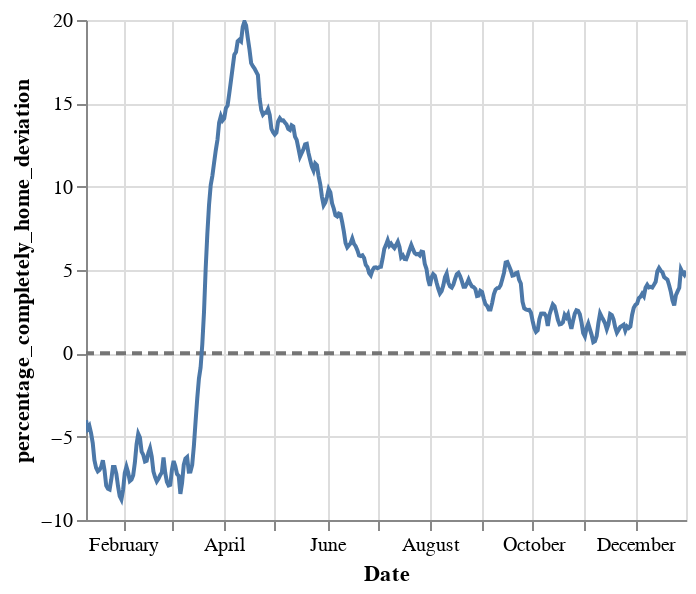

The notebook cell saved with this chart:
### Code cell
#Visualising mobility

title = '{} {}'.format(city,year)
chart = alt.Chart(grouped_rolling.reset_index()).mark_line().encode(
    x=alt.X('date', title='Date'),
    y=alt.Y('percentage_completely_home_deviation', type='quantitative')
).properties(
    width=300,
    height=250
)

line = alt.Chart(pd.DataFrame({'percentage_completely_home_deviation':[0]})).mark_rule(color='#757575',strokeDash=[5,3], size=2).encode(
    y='percentage_completely_home_deviation',
    # color=alt.value("#757575"),
    size=alt.value(2),
)

( line + chart ).interactive()

### Figure 1 — Vega-Lite specification as saved in the notebook (floating-point values rounded to 4 significant figures; data arrays with more than 128 entries replaced by an {"elided": "..."} marker saying what was removed)
{"config": {"view": {"continuousWidth": 400, "continuousHeight": 300}}, "layer": [{"data": {"name": "data-a7ce3f6d5b2823f8bfd99be7b33c94b0"}, "mark": {"type": "rule", "color": "#757575", "size": 2, "strokeDash": [5, 3]}, "encoding": {"size": {"value": 2}, "y": {"type": "quantitative", "field": "percentage_completely_home_deviation"}}, "selection": {"selector006": {"type": "interval", "bind": "scales", "encodings": ["x", "y"]}}}, {"data": {"name": "data-8862bae0df4958da2ab583b695cdb129"}, "mark": "line", "encoding": {"x": {"type": "temporal", "field": "date", "title": "Date"}, "y": {"type": "quantitative", "field": "percentage_completely_home_deviation"}}, "height": 250, "width": 300}], "$schema": "https://vega.github.io/schema/vega-lite/v4.8.1.json", "datasets": {"data-a7ce3f6d5b2823f8bfd99be7b33c94b0": [{"percentage_completely_home_deviation": 0}], "data-8862bae0df4958da2ab583b695cdb129": {"elided": "357 records"}}}
